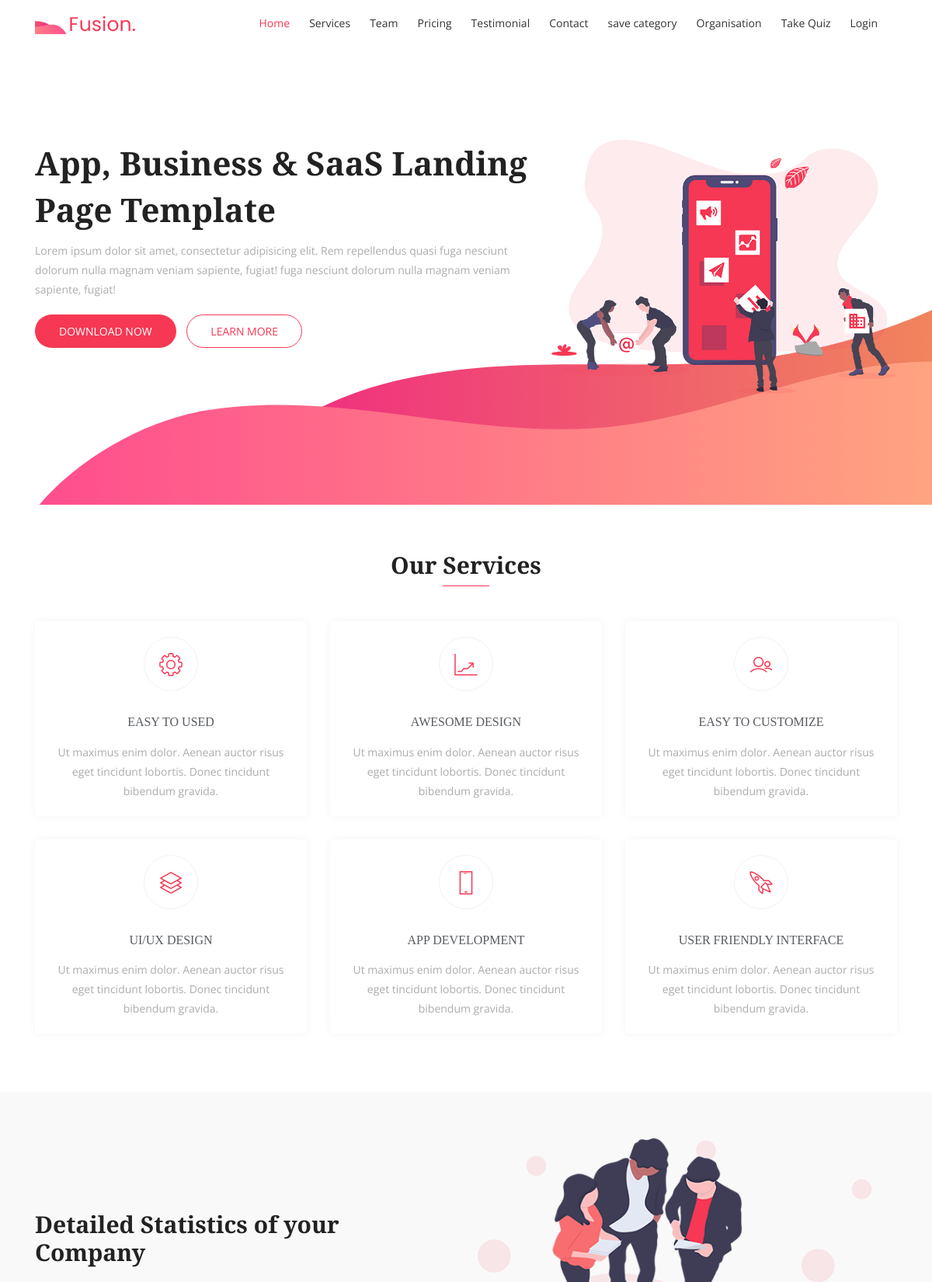
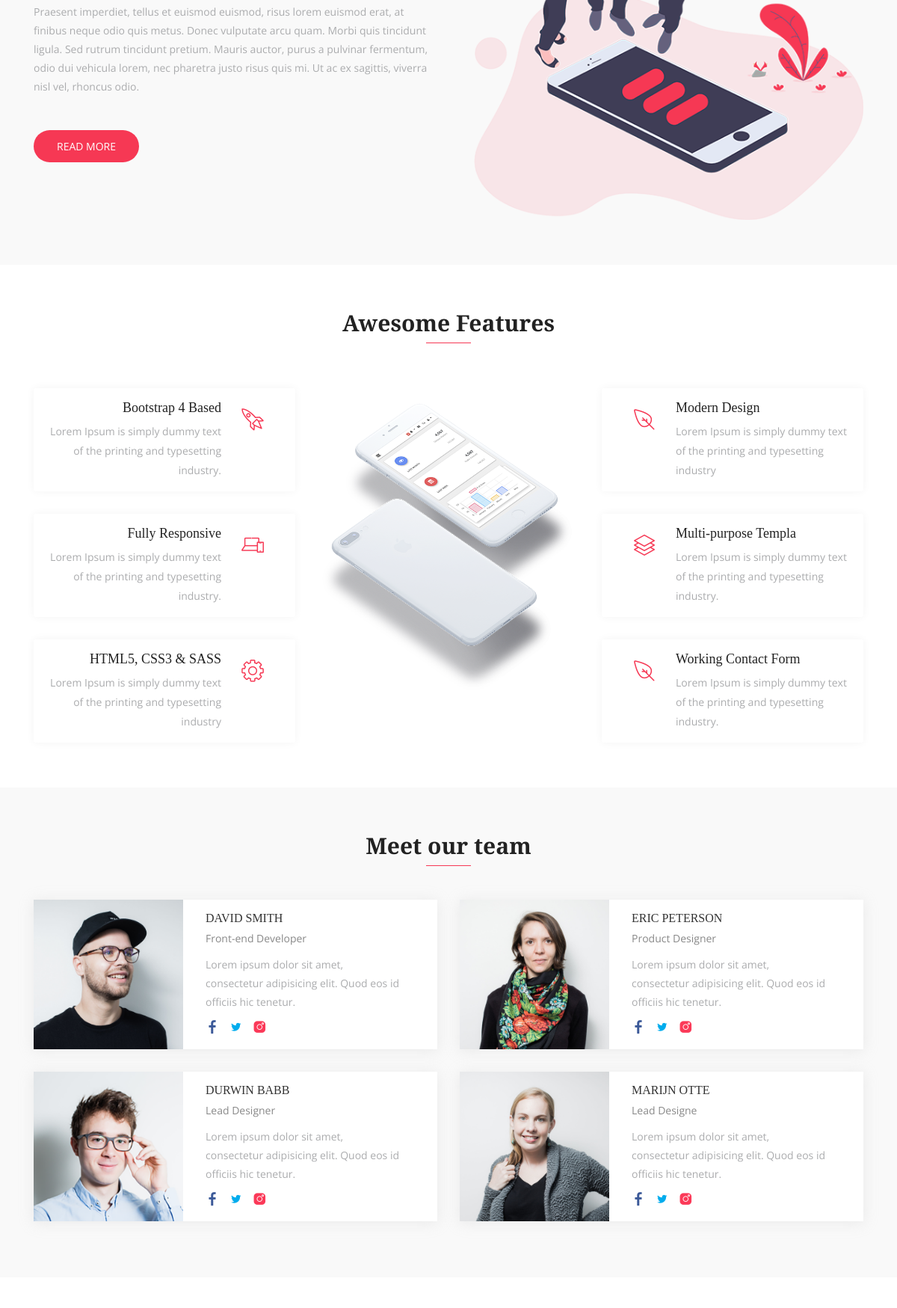
The page / (upper part) on the database its author committed (2 pictures, top to bottom).
### fusion/models.py (models this page shows, shortened)
class Home(models.Model):
    objects = models.Manager()
    Heading=models.CharField(max_length=200, help_text='Enter heading')
    description=models.CharField(max_length=200, help_text='Enter heading')
    image=models.ImageField(upload_to='images/')

class Services(models.Model):
    objects = models.Manager()
    icons=models.CharField(choices=icon_ch,max_length=100)
    name= models.CharField(max_length=50, help_text='Enter heading')
    summary = models.TextField(max_length=1000, help_text='Enter a brief description of the book')

class About(models.Model):
    objects = models.Manager()
    p1 = models.CharField(max_length=20,help_text='Enter small text')
    image=models.ImageField(upload_to='images/')
    Tittle= models.CharField(max_length=200, help_text='Enter Tittle')
    description = models.TextField(max_length=1000, help_text='Enter a brief description of the book')

class Features(models.Model):
    objects = models.Manager()
    Title= models.CharField(max_length=20, help_text='Enter Tittle')
    des = models.TextField(max_length=1000, help_text='Enter a brief description of the book')
    icons=models.CharField(choices=icon_ch1,max_length=100)

class Featuresimg(models.Model):
       objects = models.Manager()
       Titl= models.CharField(max_length=20, help_text='Enter Tittle')
       img=models.ImageField(upload_to='images/')

class Featuresrght(models.Model):
    objects = models.Manager()
    Title= models.CharField(max_length=20, help_text='Enter Tittle')
    des = models.TextField(max_length=1000, help_text='Enter a brief description of the book')
    icons=models.CharField(choices=icon_ch1,max_length=100)

class Team(models.Model):
    objects = models.Manager()
    img1=models.ImageField(upload_to='images/')
    name1= models.CharField(max_length=200, help_text='Enter Tittle')
    Title1= models.CharField(max_length=200, help_text='Enter Tittle')
    des1 = models.TextField(max_length=1000, help_text='Enter a brief description of the book')
    icons1=models.CharField(choices=icon_ch2,max_length=200)
    icons12=models.CharField(choices=icon_ch2,max_length=200)
    icons13=models.CharField(choices=icon_ch2,max_length=200)

### fusion/views.py (the view)
# urls.py: path('',views.indexx,name='indexx'),
def indexx(request):
     home =Home.objects.all()
     items = Services.objects.all()
     data = About.objects.all()
     dta = Team.objects.all()
     dtaa = Pricing.objects.all()
     dataa = Testimonial.objects.all()
     itemss = Features.objects.all()
     a = Featuresrght.objects.all()
     itmss = Featuresimg.objects.all()
     itms = Footer1.objects.all()
     itm = Footer.objects.all()
     it = FooterContact.objects.all()
     its = Copyright.objects.all()
     context = {
            'home':home,
            'items': items,
            'data': data,
            'dta':dta,
            'dtaa':dtaa,
            'dataa':dataa,
            'itemss': itemss,
            'itmss': itmss,
            'a': a,
            'itms': itms,
            'itm': itm,
            'it': it,
            'its': its,
        }
     return render(request, 'indexx.html', context=context)

### templates/indexx.html (shortened to what this page needs)
{% load static %}
<!DOCTYPE html>
<html lang="en">
  <head>
    <link rel="stylesheet" href="{% static 'css/bootstrap.min.css' %}" >
    <link rel="stylesheet" href="{% static 'fonts/line-icons.css' %}">
    <link rel="stylesheet" href="{% static 'css/owl.carousel.min.css' %}">
    <link rel="stylesheet" href="{% static 'css/owl.theme.css' %}">
    <link rel="stylesheet" href="{% static 'css/animate.css' %}">
    <link rel="stylesheet" href="{% static 'css/main.css' %}">
    <link rel="stylesheet" href="{% static 'css/responsive.css' %}">
  </head>
  <body>
    <header id="header-wrap">
      {% include "nav.html" %}
      {% include "hero.html" %}
    </header>
    <section id="services" class="section-padding">
          {% include "services.html" %}
    </section>
    <div class="about-area section-padding bg-gray">
            {% include "about.html" %}
    </div>
    <section id="features" class="section-padding">
            {% include "features.html" %}
    </section>
    <section id="team" class="section-padding bg-gray">
            {% include "team.html" %}
    </section>
    <section id="pricing" class="section-padding">
            {% include "pricing.html" %}
    </section>
            {% include "test.html" %}
            {% include "callaction.html" %}
            {% include "contact.html" %}
            {% include "footer.html" %}
  </body>
</html>

### templates/hero.html
{% load static %}
<!DOCTYPE html>
<html lang="en">
  <head>
  </head>
  <body>
      <div id="hero-area" class="hero-area-bg">
            <div class="container">
              <div class="row">
                  {% for Home in home %}
                <div class="col-lg-7 col-md-12 col-sm-12 col-xs-12">
                  <div class="contents">
                    <h2 class="head-title">{{Home.Heading|linebreaksbr}}</h2>
                    <p>{{Home.description}}</p>
                    <div class="header-button">
                      <a href="#" class="btn btn-common">Download Now</i></a>
                      <a href="#" class="btn btn-border video-popup">Learn More</i></a>
                    </div>
                  </div>
                </div>
                <div class="col-lg-5 col-md-12 col-sm-12 col-xs-12">
                  <div class="intro-img">
                    <img class="img-fluid" src="{{ Home.image.url}}" alt="">
                  </div>
                </div>
                {% endfor %}
              </div>
            </div>
          </div>
  </body>
</html>

### templates/services.html
{% load static %}
<!DOCTYPE html>
<html lang="en">
  <head>
  </head>
  <body>
          <div class="container">
            <div class="section-header text-center">
              <h2 class="section-title wow fadeInDown" data-wow-delay="0.3s">Our Services</h2>
              <div class="shape wow fadeInDown" data-wow-delay="0.3s"></div>
            </div>
            <div class="row">
    {% for Services in items %}
    <div class="col-md-6 col-lg-4 col-xs-12">
        <div class="services-item wow fadeInRight" data-wow-delay="0.3s">
          <div class="icon">
            <i class={{ Services.icons }}></i>
          </div>
          <div class="services-content">
            <h3><a href="#">{{ Services.name }}</a></h3>
            <p>{{ Services.summary|linebreaksbr }}</p>
          </div>
        </div>
      </div>
      {% endfor %}
    </div>
  </div>
 </body>
 </html>

### templates/about.html (shortened to what this page needs)
{% load static %}
<!DOCTYPE html>
<html lang="en">
  <head>
  </head>
  <body>
<div class="container">
        <div class="row">
          <div class="col-lg-6 col-md-12 col-xs-12 info">
            <div class="about-wrapper wow fadeInLeft" data-wow-delay="0.3s">
              <div>
                  {% for About in data %}
                <div class="site-heading">
                  <h2 class="section-title">{{ About.Tittle }}</h2>
                </div>
                <div class="content">
                  <p>
                      {{ About.description }}
                  </p>
                  <a href="#" class="btn btn-common mt-3">Read More</a>
                </div>
              </div>
            </div>
          </div>
          <div class="col-lg-6 col-md-12 col-xs-12 wow fadeInRight" data-wow-delay="0.3s">
            <img class="img-fluid" src="{{ About.image.url}}" alt="" >
          </div>
        </div>
      </div>
      {% endfor %}
  </body>
</html>

### templates/features.html
{% load static %}
<!DOCTYPE html>
<html lang="en">
  <head>
  </head>
  <body>
<div class="container">
        <div class="section-header text-center">
          <h2 class="section-title wow fadeInDown" data-wow-delay="0.3s">Awesome Features</h2>
          <div class="shape wow fadeInDown" data-wow-delay="0.3s"></div>
        </div>
        <div class="row">
          <div class="col-lg-4 col-md-12 col-sm-12 col-xs-12">
            <div class="content-left">
                {% for Features in itemss %}
              <div class="box-item wow fadeInLeft" data-wow-delay="0.3s">
                <span class="icon">
                  <i class={{Features.icons}}></i>
                </span>
                <div class="text">
                  <h4>{{Features.Title}}</h4>
                  <p>{{Features.des}}</p>
                </div>
              </div>
              {% endfor %}
            </div>
          </div>
          {% for Featuresimg in itmss %}
          <div class="col-lg-4 col-md-12 col-sm-12 col-xs-12">
            <div class="show-box wow fadeInUp" data-wow-delay="0.3s">
              <img src="{{Featuresimg.img.url}}" alt="">
            </div>
          </div>
          {% endfor %}
          <div class="col-lg-4 col-md-12 col-sm-12 col-xs-12">
            <div class="content-right">
                {% for Featuresrght in a %}
              <div class="box-item wow fadeInRight" data-wow-delay="0.3s">
                <span class="icon">
                  <i class={{Featuresrght.icons}}></i>
                </span>
                <div class="text">
                  <h4>{{Featuresrght.Title}}</h4>
                  <p>{{Featuresrght.des}}</p>
                </div>
              </div>
              {% endfor %}
            </div>
          </div>
        </div>
      </div>
  </body>
</html>

### templates/team.html
{% load static %}
<!DOCTYPE html>
<html lang="en">
  <head>
  </head>
  <body>
      <div class="container">
          <div class="section-header text-center">
            <h2 class="section-title wow fadeInDown" data-wow-delay="0.3s">Meet our team</h2>
            <div class="shape wow fadeInDown" data-wow-delay="0.3s"></div>
          </div>
          <div class="row">
              {% for Team in dta %}
            <div class="col-lg-6 col-md-12 col-xs-12">
<div class="team-item wow fadeInRight" data-wow-delay="0.2s">
        <div class="team-img">
          <img class="img-fluid" src="{{ Team.img1.url}}" alt="">
        </div>
        <div class="contetn">
          <div class="info-text">
            <h3><a href="#">{{Team.name1}}</a></h3>
            <p>{{Team.Title1}}</p>
          </div>
          <p>{{Team.des1}}</p>
          <ul class="social-icons">
            <li><a href="#"><i class="lni-facebook-filled" aria-hidden="true"></i></a></li>
            <li><a href="#"><i class="lni-twitter-filled" aria-hidden="true"></i></a></li>
            <li><a href="#"><i class="lni-instagram-filled" aria-hidden="true"></i></a></li>
          </ul>
        </div>
      </div>
    </div>
    {% endfor %}
  </div>
</div>
  </body>
</html>

### rows shown on the page
Home: Heading "App, Business & SaaS Landing Page Template", description "Lorem ipsum dolor sit amet, consectetur adipisicing elit. Rem repellendus quasi fuga nesciunt dolorum nulla magnam veniam sapiente, fugiat! fuga nesciunt dolorum nulla magnam veniam sapiente, fugiat!", image (picture)
Services: name "EASY TO USED", summary "Ut maximus enim dolor. Aenean auctor risus eget tincidunt lobortis. Donec tincidunt bibendum gravida."
Services: name "AWESOME DESIGN", summary "Ut maximus enim dolor. Aenean auctor risus eget tincidunt lobortis. Donec tincidunt bibendum gravida."
Services: name "EASY TO CUSTOMIZE", summary "Ut maximus enim dolor. Aenean auctor risus eget tincidunt lobortis. Donec tincidunt bibendum gravida."
Services: name "UI/UX DESIGN", summary "Ut maximus enim dolor. Aenean auctor risus eget tincidunt lobortis. Donec tincidunt bibendum gravida."
Services: name "APP DEVELOPMENT", summary "Ut maximus enim dolor. Aenean auctor risus eget tincidunt lobortis. Donec tincidunt bibendum gravida."
Services: name "USER FRIENDLY INTERFACE", summary "Ut maximus enim dolor. Aenean auctor risus eget tincidunt lobortis. Donec tincidunt bibendum gravida."
About: Tittle "Detailed Statistics of your Company", description "Praesent imperdiet, tellus et euismod euismod, risus lorem euismod erat, at finibus neque odio quis metus. Donec vulputate arcu quam. Morbi quis tincidunt ligula. Sed rutrum tincidunt pretium. Mauris auctor, purus a pulvinar fermentum, odio dui vehicula lorem, nec pharetra justo risus quis mi. Ut ac ex sagittis, viverra nisl vel, rhoncus odio.", image (picture)
Features: Title "Bootstrap 4 Based", des "Lorem Ipsum is simply dummy text of the printing and typesetting industry."
Features: Title "Fully Responsive", des "Lorem Ipsum is simply dummy text of the printing and typesetting industry."
Features: Title "HTML5, CSS3 & SASS", des "Lorem Ipsum is simply dummy text of the printing and typesetting industry"
Featuresimg: img (picture)
Featuresrght: Title "Modern Design", des "Lorem Ipsum is simply dummy text of the printing and typesetting industry"
Featuresrght: Title "Multi-purpose Templa", des "Lorem Ipsum is simply dummy text of the printing and typesetting industry."
Featuresrght: Title "Working Contact Form", des "Lorem Ipsum is simply dummy text of the printing and typesetting industry."
Team: img1 (picture), name1 "DAVID SMITH", Title1 "Front-end Developer", des1 "Lorem ipsum dolor sit amet, consectetur adipisicing elit. Quod eos id officiis hic tenetur."
Team: img1 (picture), name1 "ERIC PETERSON", Title1 "Product Designer", des1 "Lorem ipsum dolor sit amet, consectetur adipisicing elit. Quod eos id officiis hic tenetur."
Team: img1 (picture), name1 "DURWIN BABB", Title1 "Lead Designer", des1 "Lorem ipsum dolor sit amet, consectetur adipisicing elit. Quod eos id officiis hic tenetur."
Team: img1 (picture), name1 "MARIJN OTTE", Title1 "Lead Designe", des1 "Lorem ipsum dolor sit amet, consectetur adipisicing elit. Quod eos id officiis hic tenetur."
